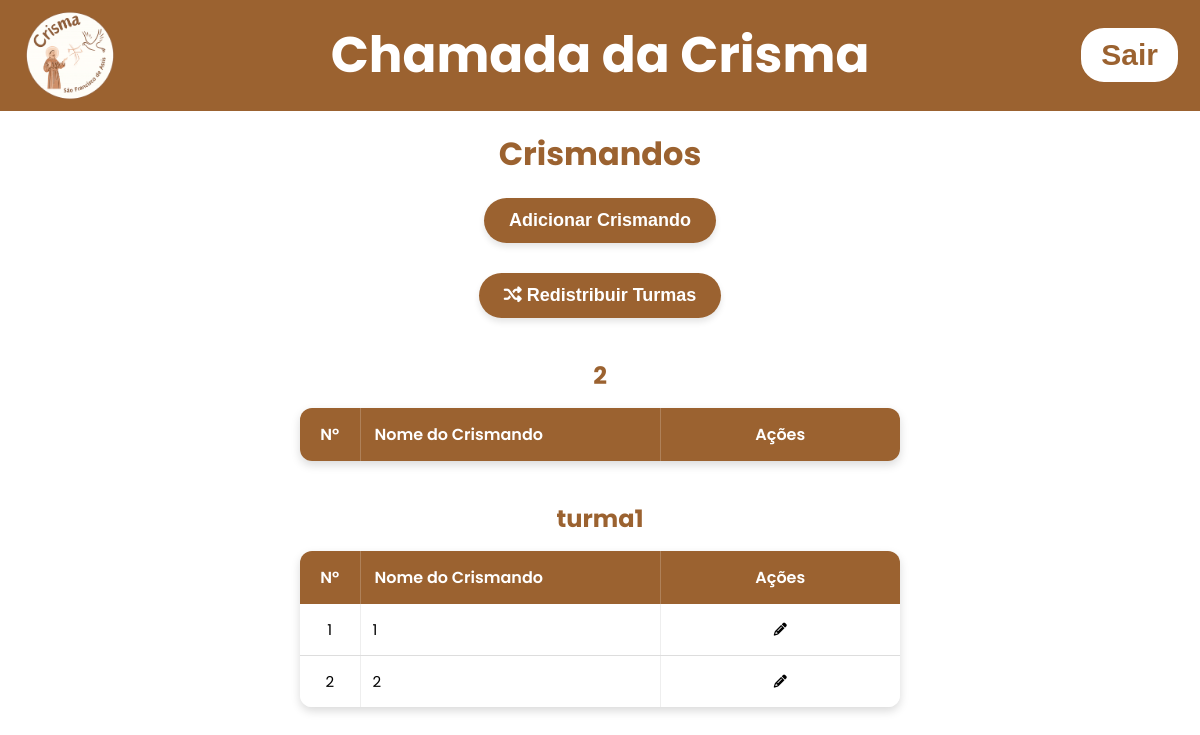
Before: /listcrismandos (signed in) with the older database file.
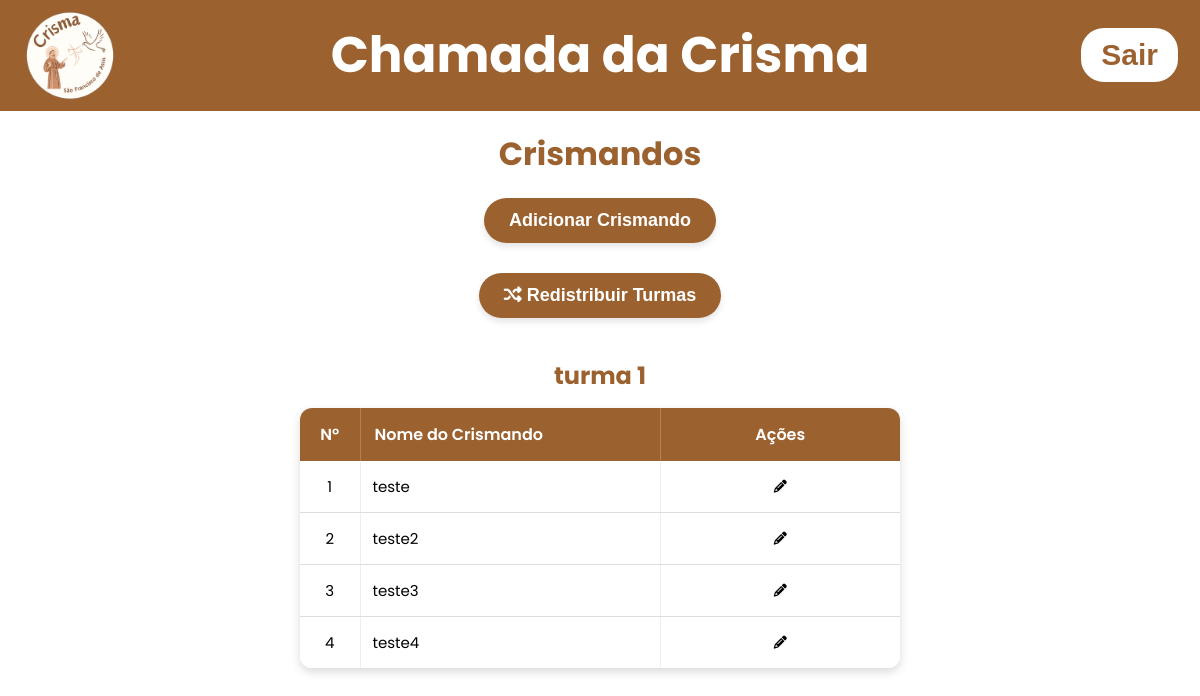
After: the same page with the newer database file.
### tables this page shows
CREATE TABLE turmas (
    id INTEGER PRIMARY KEY AUTOINCREMENT,
    turma_name TEXT NOT NULL UNIQUE
);

CREATE TABLE crismandos (
    id INTEGER PRIMARY KEY AUTOINCREMENT,
    name TEXT UNIQUE NOT NULL,
    turma_id INTEGER NOT NULL,
    created_at TEXT DEFAULT CURRENT_TIMESTAMP,
    FOREIGN KEY (turma_id) REFERENCES turmas(id)
);

### app.py (the view)
@app.get("/listcrismandos")
def list_crismandos():
    msg = request.args.get('msg')
    if not 'admin' in session:
        return render_template('index.html')
    else:
        with get_conn() as conn:
            cur = conn.cursor()
            cur.execute("SELECT id, turma_name FROM turmas ORDER BY turma_name")
            turmas = cur.fetchall()
            cur.execute("SELECT id, name, turma_id FROM crismandos ORDER BY name")
            crismandos = cur.fetchall()
            return render_template('crismandos.html', turmas = turmas, msgcrismandos =msg, crismandos = crismandos)

### app.py (called while the page is built)
def get_conn():
    conn = sqlite3.connect("data/dataBase.db")
    conn.row_factory = sqlite3.Row
    return conn

### templates/crismandos.html (shortened to what this page needs)
<!DOCTYPE html>
<html lang="pt-br">
  <head>
    <link
      rel="stylesheet"
      href="{{url_for('static', filename='css/styleconfigadmin.css')}}"
    />
    <link
      rel="stylesheet"
      href="{{url_for('static', filename='css/stylecrismandos.css')}}"
    />
    <link rel="stylesheet" href="https://cdnjs.cloudflare.com/ajax/libs/font-awesome/6.5.0/css/all.min.css">
    <link rel="stylesheet" href="https://cdnjs.cloudflare.com/ajax/libs/font-awesome/6.5.1/css/all.min.css">
  </head>
  <body>
    <header>
      <div class="header-left">
        <img
          src="{{url_for('static', filename='images/logocrismamaior.png')}}"
          alt="Logo da crisma"
          class="logo"
        />
        <h1 class="title-center" onclick="window.location.href='/homepage'">
          Chamada da Crisma
        </h1>
      </div>
      <form action="{{url_for('logout_user')}}" method="post">
        <button class="button-logout">Sair</button>
      </form>
    </header>
<main>
<div id="container-principal">
    <h1>Crismandos</h1>
    <button onclick="OpenModalEditCrismandos()">Adicionar Crismando</button>
    <button onclick="OpenRandomModal()">
      <i class="fa-solid fa-shuffle"></i>
      Redistribuir Turmas
    </button>
    {% for turma in turmas%}
        <h2 class="turma-titulo">{{ turma.turma_name }}</h2>
        <table class="tabela-crismandos">
            <thead>
                <tr>
                    <th>Nº</th>
                    <th>Nome do Crismando</th>
                    <th>Ações</th>
                </tr>
            </thead>
            <tbody>
            {% set counter = [0] %}
                {%for crismando in crismandos | sort(attribute='name')%}
                    {% if crismando.turma_id == turma.id %}
                        <tr>
                            <td>{{counter[0]}}</td>
                            <td>{{crismando.name}}</td>
                            <td>
                                <button onclick="OpenEditCrismandos({{crismando.id}})"><i class="fas fa-pencil-alt"></i></button>
                            </td>
                        </tr>
                    {%endif%}
                {%endfor%}
            </tbody>
        </table>
    {% endfor %}
    </main>
  </body>
</html>

### static/css/styleconfigadmin.css (style rules this page uses)
body { margin: 50px 0px; background-color: #ffffff; font-family: 'Poppins', sans-serif; padding-top: 80px; }
* { margin: 0; padding: 0; box-sizing: border-box; }
:root { --marrom-logo: #9B6230; }
header { background-color: var(--marrom-logo); color: white; padding: 10px 20px; display: flex; align-items: center; justify-content: space-between; position: fixed; top: 0; left: 0; right: 0; z-index: 1000; }
.header-left { display: flex; align-items: center; }
.header-left img { width: 100px; height: auto; margin-bottom: 0; }
.title-center { position: absolute; left: 50%; transform: translateX(-50%); font-size: 50px; font-weight: bold; background: none; border: none; color: white; cursor: pointer; }
.button-logout { background-color: white; color: var(--marrom-logo); border-radius: 25px; padding: 10px 20px; border-style: solid; border-color: #9B6230; font-size: 30px; font-weight: 600; }

### static/css/stylecrismandos.css (style rules this page uses)
:root { --marrom-logo: #9B6230; }
#container-principal h1 { text-align: center; font-size: 32px; color: var(--marrom-logo); margin-bottom: 20px; }
#container-principal > button { display: block; margin: 0 auto 30px auto; background-color: var(--marrom-logo); color: white; border: none; border-radius: 25px; padding: 12px 25px; font-size: 18px; font-weight: 600; cursor: pointer; transition: background-color 0.3s, transform 0.3s; box-shadow: 0 4px 6px rgba(0, 0, 0, 0.1); }
.turma-titulo { text-align: center; font-size: 24px; color: var(--marrom-logo); margin: 40px auto 15px auto; width: 60%; max-width: 600px; }
.tabela-crismandos { width: 60%; margin: 0 auto 40px auto; border-collapse: collapse; background: white; border-radius: 12px; overflow: hidden; box-shadow: 0 4px 10px rgba(0,0,0,0.15); max-width: 600px; }
.tabela-crismandos thead { background: var(--marrom-logo); color: white; }
.tabela-crismandos thead th { padding: 14px; font-size: 16px; font-weight: 600; white-space: nowrap; text-align: center; border-right: 1px solid rgba(255, 255, 255, 0.2); }
.tabela-crismandos tbody td { padding: 12px; font-size: 15px; border-bottom: 1px solid #ddd; text-align: center; border-right: 1px solid #eeeeee; background-color: white; }
.tabela-crismandos th:last-child, .tabela-crismandos td:last-child { border-right: none; }
.tabela-crismandos tbody tr:last-child td { border-bottom: none; }
.tabela-crismandos button { border: none; padding: 6px 10px; border-radius: 5px; font-size: 13px; font-weight: 600; cursor: pointer; background-color: white; transition: background-color 0.3s; color: white; margin: 0 2px; }
.tabela-crismandos i { color: black; }
.tabela-crismandos th:nth-child(1), .tabela-crismandos td:nth-child(1) { width: 10%; }
.tabela-crismandos th:nth-child(2), .tabela-crismandos td:nth-child(2) { width: 50%; text-align: left; }
.tabela-crismandos th:nth-child(3), .tabela-crismandos td:nth-child(3) { width: 40%; }

Changed rows visible on the page:
removed turmas: turma_name "2"
removed turmas: turma_name "turma1"
removed crismandos: counter "1", name "1", shown under "turma1"
removed crismandos: counter "2", name "2", shown under "turma1"
added turmas: turma_name "turma 1"
added crismandos: counter "1", name "teste", shown under "turma 1"
added crismandos: counter "2", name "teste2", shown under "turma 1"
added crismandos: turma "3", name "teste3", shown under "turma 1"
added crismandos: counter "4", name "teste4", shown under "turma 1"
